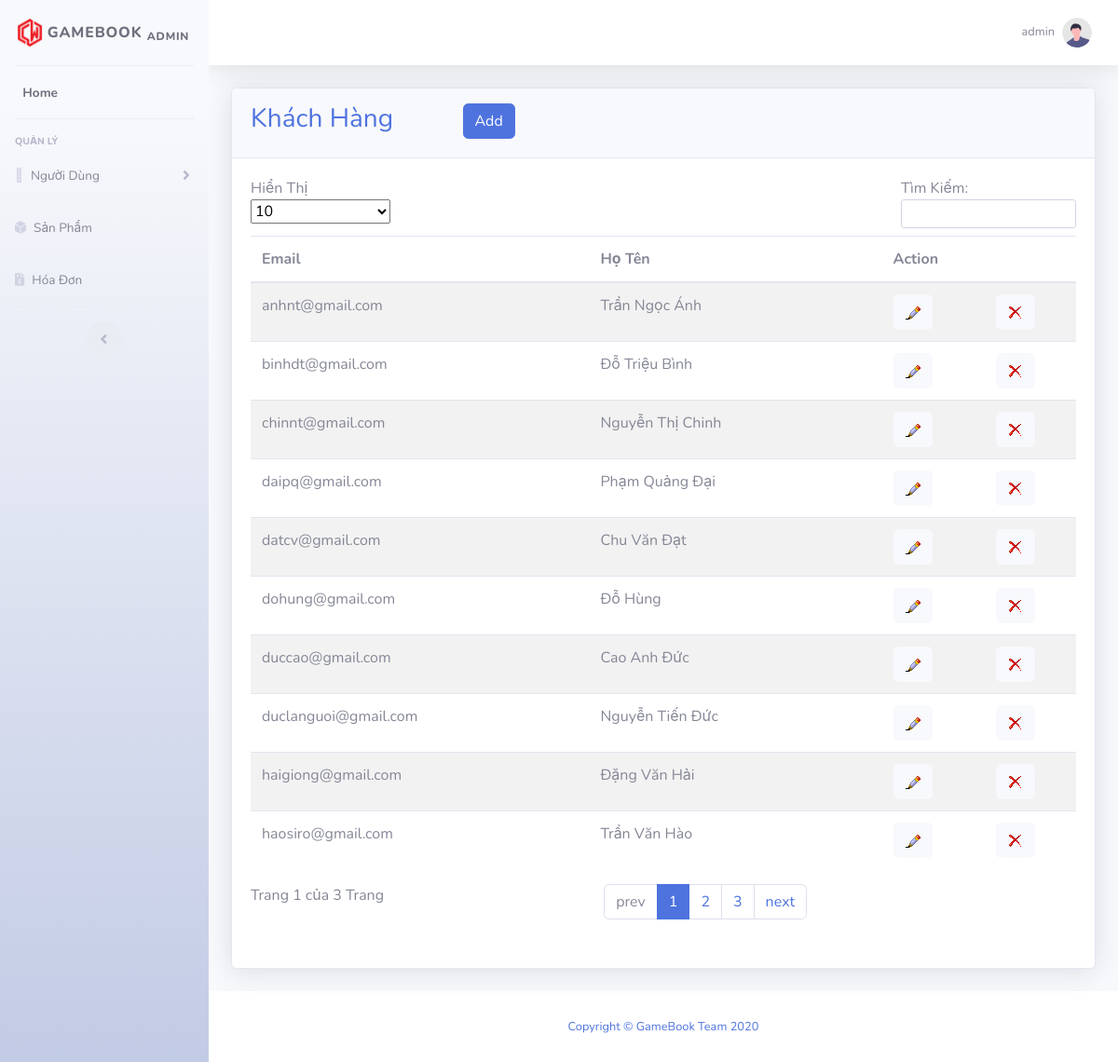
/user.php (signed in), run on the app's committed database.
### tables this page shows
CREATE TABLE `account`  (
  `Email` varchar(100) NOT NULL,
  `Password` varchar(32) NOT NULL,
  `ID_quyen` varchar(10) NOT NULL,
  PRIMARY KEY (`Email`) USING BTREE,
  INDEX `keyquyen`(`ID_quyen`) USING BTREE,
  INDEX `Email`(`Email`) USING BTREE,
  CONSTRAINT `keyquyen` FOREIGN KEY (`ID_quyen`) REFERENCES `quyen` (`ID_quyen`) ON DELETE RESTRICT ON UPDATE RESTRICT
);

### user.php (the view, shortened to what this page needs)
<?php
include("security.php");
include("includes/header.php");
include("includes/navbar.php");
?>
<div id="content-wrapper" class="d-flex flex-column">
    <div id="content">
        <?php include("includes/topbar.php"); ?>
        <div class="container-fluid">
            <div class="card shadow mb-4">
                <div class="card-header py-3">
                    <div class="row">
                        <div class="col-md-3 font-weight-bold text-primary">
                            <h3>Khách Hàng</h3>
                        </div>
                        <div class="col-md-2">
                            <form action="/adduser.php">
                                <button type="submit" class="btn btn-primary" data-toggle="modal" data-target="#addaprofile">
                                    Add
                                </button>
                            </form>
                        </div>
                    </div>
                </div>
                <div class="card-body">
                    <div class="table">
                        <?php
                        $query = "SELECT * FROM userkhach";
                        $query_run = mysqli_query($connection, $query);
                        ?>
                        <table class="table  table-striped     table-hover" id="dataTable" cellspacing="0">
                            <thead>
                                <tr>
                                    <th>Email </th>
                                    <th>Họ Tên</th>
                                    <th>Action</th>
                                    <th></th>
                                </tr>
                            </thead>
                            <tbody>
                                <?php
                                if (mysqli_num_rows($query_run) > 0) {
                                    while ($row = mysqli_fetch_assoc($query_run)) {
                                ?>
                                        <tr>
                                            <td><?php echo $row['Email']; ?></td>
                                            <td><?php echo $row['Họ Tên']; ?></td>
                                            <td>
                                                <form action="/edit_user.php" method="post">
                                                    <button type="submit" name="edit_btn" class="btn btn-light">
                                                        <img src="/img/b_edit.png" align="EDIT" />
                                                    </button>
                                                </form>
                                            </td>
                                            <td>
                                                <button type="submit" name="delete_btn" class="btn btn-light">
                                                    <a class="btn_del" href="/delete/delete_user.php?email=<?php echo $row['Email']; ?>"><img src="/img/b_drop.png" align="DELETE" /></a>
                                                </button>
                                            </td>
                                        </tr>
                                <?php
                                    }
                                } else {
                                    echo "No Record Found";
                                }
                                ?>
                            </tbody>
                        </table>
                    </div>
                </div>
            </div>
        </div>
    </div>
    <?php
    include("includes/footer.php");
    ?>

### data on the page
account: Email "anhnt@gmail.com", Họ "Trần Ngọc Ánh"
account: Email "binhdt@gmail.com", Họ "Đỗ Triệu Bình"
account: Email "chinnt@gmail.com", Họ "Nguyễn Thị Chinh"
account: Email "daipq@gmail.com", Họ "Phạm Quảng Đại"
account: Email "datcv@gmail.com", Họ "Chu Văn Đạt"
account: Email "dohung@gmail.com", Họ "Đỗ Hùng"
account: Email "duccao@gmail.com", Họ "Cao Anh Đức"
account: Email "duclanguoi@gmail.com", Họ "Nguyễn Tiến Đức"
account: Email "haigiong@gmail.com", Họ "Đặng Văn Hải"
account: Email "haosiro@gmail.com", Họ "Trần Văn Hào"

### other printed values
$_SESSION['username'] "admin"
